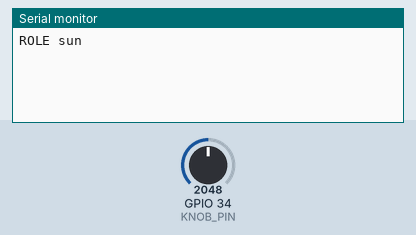
Simulated run of this sketch. Board: ESP32. Shown: the last lines printed to the serial monitor. Inputs (shaded band) come from the test bench; at power-on: GPIO 34 (KNOB_PIN) = 2048 (analog values on the 0–4095 scale). Random numbers use the default seed unless the sketch sets one.

Above: at 1.2 s.
1.3 s: GPIO 34 (KNOB_PIN) set to 2866
At 2.6 s:
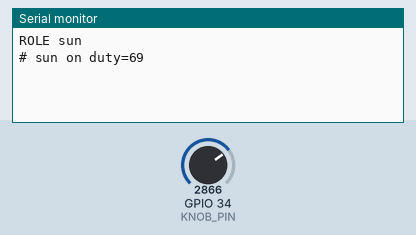
3.0 s: GPIO 34 (KNOB_PIN) set to 210
At 3.9 s:
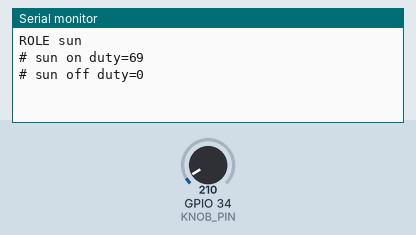

The sketch:

sun.ino
```cpp
// Node C "Sun": deliberate interferer. Bursts of 250-byte junk broadcasts.
// Duty = knob on GPIO34, or a serial override frame {0xF1, duty%, uint16 seconds}.
// Safety: transmits only while an override is active, or the knob is >5% and
// was moved within the last 30 s.
#include <WiFi.h>
#include <esp_now.h>
#include <esp_wifi.h>

#ifndef CHANNEL
#define CHANNEL 1
#endif
#ifndef TX_POWER_QDBM
#define TX_POWER_QDBM 8  // units of 0.25 dBm: 8 = 2 dBm (the minimum)
#endif
#define KNOB_PIN 34
#define PERIOD_MIN_MS 200  // each cycle is a random length so bursts never phase-lock with the data
#define PERIOD_MAX_MS 400
#define KNOB_TIMEOUT_MS 30000
#define KNOB_MOVE_THRESH 120  // ADC counts (~3%); ignores ADC noise

static const uint8_t BCAST[6] = {0xFF, 0xFF, 0xFF, 0xFF, 0xFF, 0xFF};
static uint8_t junk[250];

static int lastKnob;
static bool knobMoved = false;
static uint32_t lastMoveMs = 0;
static uint8_t overrideDuty = 0;
static uint32_t overrideEndMs = 0;
static bool overrideOn = false;

uint8_t crc8(const uint8_t *d, size_t n, uint8_t c = 0) {
  while (n--) {
    c ^= *d++;
    for (int i = 0; i < 8; i++) c = (c & 0x80) ? (c << 1) ^ 0x07 : c << 1;
  }
  return c;
}

void handlePayload(const uint8_t *p, uint8_t n) {
  if (p[0] != 0xF1 || n < 4) return;
  uint16_t secs = p[2] | (p[3] << 8);
  overrideDuty = min<uint8_t>(p[1], 100);
  overrideOn = secs > 0;  // seconds = 0 cancels the override
  overrideEndMs = millis() + secs * 1000UL;
}

static uint8_t st = 0, len = 0, pos = 0, buf[250];

void pollSerial() {
  while (Serial.available()) {
    uint8_t b = Serial.read();
    if (st == 0) {
      if (b == 0xA5) st = 1;
    } else if (st == 1) {
      if (b >= 1 && b <= 250) { len = b; pos = 0; st = 2; }
      else st = (b == 0xA5);
    } else if (st == 2) {
      buf[pos++] = b;
      if (pos == len) st = 3;
    } else {
      if (b == crc8(buf, len, crc8(&len, 1))) handlePayload(buf, len);
      st = 0;
    }
  }
}

// Returns the duty (0..100) to use right now; 0 means stay silent.
int currentDuty() {
  uint32_t now = millis();
  if (overrideOn && (int32_t)(now - overrideEndMs) >= 0) overrideOn = false;
  if (overrideOn) return overrideDuty;

  int k = analogRead(KNOB_PIN);
  if (abs(k - lastKnob) > KNOB_MOVE_THRESH) {
    lastKnob = k;
    knobMoved = true;
    lastMoveMs = now;
  }
  int duty = (long)lastKnob * 100 / 4095;
  if (duty <= 5 || !knobMoved || now - lastMoveMs > KNOB_TIMEOUT_MS) return 0;
  return duty;
}

void setup() {
  Serial.begin(921600);
  for (int i = 0; i < 250; i++) junk[i] = esp_random();
  analogReadResolution(12);
  lastKnob = analogRead(KNOB_PIN);  // the boot position doesn't count as a move
  WiFi.mode(WIFI_STA);
  WiFi.disconnect();
  esp_wifi_set_channel(CHANNEL, WIFI_SECOND_CHAN_NONE);
  esp_wifi_set_max_tx_power(TX_POWER_QDBM);
  esp_now_init();
  esp_now_peer_info_t peer = {};
  memcpy(peer.peer_addr, BCAST, 6);
  peer.channel = CHANNEL;
  peer.ifidx = WIFI_IF_STA;
  esp_now_add_peer(&peer);
  Serial.println("ROLE sun");
}

void loop() {
  static uint32_t periodStart = 0, periodMs = 0;
  static int duty = 0, prevDuty = 0;
  pollSerial();
  uint32_t now = millis();
  if (now - periodStart >= periodMs) {
    periodStart = now;
    periodMs = PERIOD_MIN_MS + esp_random() % (PERIOD_MAX_MS - PERIOD_MIN_MS + 1);
    duty = currentDuty();
    if ((duty > 0) != (prevDuty > 0)) Serial.printf("# sun %s duty=%d\n", duty ? "on" : "off", duty);
    prevDuty = duty;
  }
  if (now - periodStart < (uint32_t)duty * periodMs / 100) {
    if (esp_now_send(BCAST, junk, sizeof(junk)) == ESP_ERR_ESPNOW_NO_MEM) delay(1);
  } else {
    delay(1);
  }
}
```

Measured:
- after the input at 1.3 s, the serial monitor: prints a new line after 0.26 s (image 1)
- after the input at 3.0 s, the serial monitor: prints a new line after 0.23 s (image 2)
